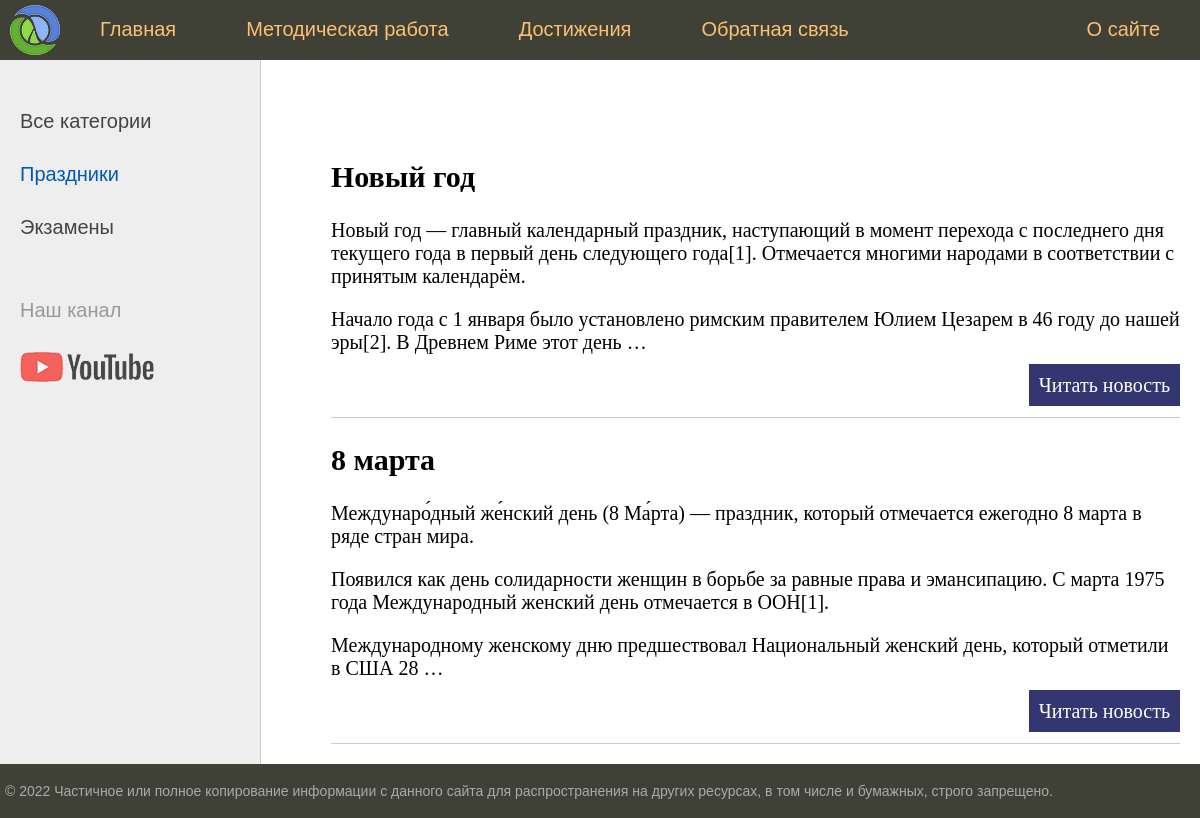
The app's page /category/1/, older data.
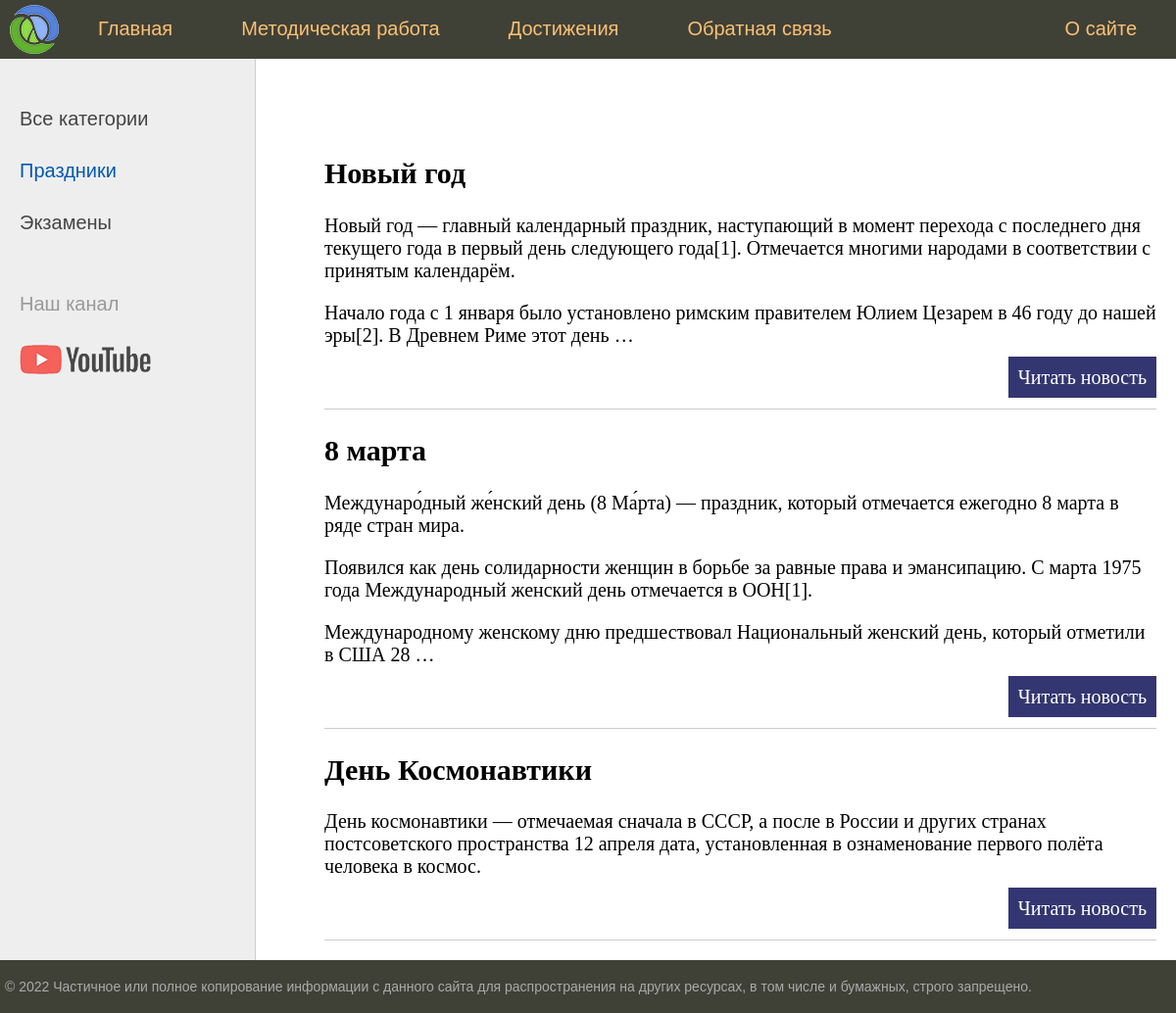
The same page, newer data.
### headapp/models.py (models this page shows, shortened)
class Category(models.Model):
    name = models.CharField(max_length=100, db_index=True, verbose_name="Категория")
    def get_absolute_url(self):
        return reverse('category', kwargs={'cat_id': self.pk})
    class Meta:
        verbose_name = 'Категории'
        verbose_name_plural = 'Категории'
        ordering = ['name']

class News(models.Model):
    title = models.CharField(max_length=255, verbose_name='Заголовок')
    content = models.TextField(blank=True, verbose_name='Содержимое статьи')
    photo = models.ImageField(upload_to="photos/%Y/%m/%d", verbose_name='Фотография')
    time_create = models.DateTimeField(auto_now_add=True, verbose_name='Время создания')
    time_upload = models.DateTimeField(auto_now=True, verbose_name='Изменено')
    is_published = models.BooleanField(default=True, verbose_name='Опубликовано')
    cat = models.ForeignKey('Category', on_delete=models.PROTECT, null=True, verbose_name='Категория')
    def get_absolute_url(self):
        return reverse('posts', kwargs={'post_id': self.pk})
    class Meta:
        verbose_name = 'Новости'
        verbose_name_plural = 'Новости'
        ordering = ['time_create', 'title']

### headapp/views.py (the view)
# urls.py: path('category/<int:cat_id>/', show_category, name='category'),
def show_category(request, cat_id):
    posts = News.objects.filter(cat_id=cat_id)
    if len(posts)==0:
        raise Http404()
    context = {
        'menu': menu,
        'title': 'Главная страница',
        'posts': posts,
        'cat_selected': cat_id,
    }
    return render(request, 'headapp/category.html', context=context)

### headapp/templatetags/headapp_tags.py (called while the page is built)
@register.simple_tag(name="getcats")
def get_categories():
    return Category.objects.all()

### headapp/templates/headapp/category.html (shortened to what this page needs)
{% extends 'headapp/base.html' %}
{% block content %}
<ul class="list-articles">
    {% for p in posts  %}
    <li>
    <h2>{{p.title}}</h2>
    <p>{{ p.content|linebreaks|truncatewords:50 }}</p>
    <p class="link-read-post"> <a href="{{ p.get_absolute_url }}">Читать новость</a> </p>
    </li>
    {% endfor %}
</ul>
{% endblock %}

### headapp/templates/headapp/base.html (shortened to what this page needs)
{% load static %}
{% load headapp_tags %}
<!DOCTYPE html>
<html>
<head>
	<link type="text/css" href="{% static 'headapp/css/styles.css' %}" rel="stylesheet" />
</head>
<body>
<table class="table-page" border=0 cellpadding="0" cellspacing="0">
<tr><td valign=top>
{% block mainmenu %}
		<div class="header">
			<ul id="mainmenu" class="mainmenu">
			<li class="logo"><a href="{% url 'home' %}"><div class="logo"></div></a></li>
{% for m in menu %}
	{% if not forloop.last %}
			<li><a href="{% url m.url_name %}">{{m.title}}</a></li>
	{% else %}
			<li class="last"><a href="{% url m.url_name %}">{{m.title}}</a></li>
	{% endif %}
{% endfor %}
			</ul>
		</div>
{% endblock mainmenu %}
<table class="table-content" border=0 cellpadding="0" cellspacing="0">
<tr>
	<td valign="top" class="left-chapters">
	{% getcats as categories %}
	<ul id="leftchapters">
		{% if cat_selected == 0 %}
			<li class="selected">Все категории</li>
		{% else %}
			<li class="selected"><a href="{% url 'home' %}">Все категории</a> </li>
		{% endif %}
		{% for c in categories %}
			{% if c.pk == cat_selected %}
				<li class="selected">{{ c.name }}</li>
			{% else %}
				<li class="selected"><a href="{{ c.get_absolute_url }}">{{ c.name }}</a> </li>
			{% endif %}
		{% endfor %}
		<li class="share">
		<p>Наш канал</p>
		<a class="share-yt" href="https://www.youtube.com/channel/UClJzWfGWuGJL2t-3dYKcHTA/playlists" target="_blank" rel="nofollow"></a>
		</li>
	</ul>
</td>
<td valign="top" class="content">
	<div class="content-text">
{% block content %}
{% endblock %}
	</div>
</td></tr></table>
</td></tr>
<tr><td valign=top>
	<div id="footer">
		<p>&copy; 2022 Частичное или полное копирование информации с данного сайта для распространения на других ресурсах, в том числе и бумажных, строго запрещено.</p>
	</div>
</td></tr></table>
</body>
</html>

### headapp/static/headapp/css/styles.css (style rules this page uses)
html, body { font-family: 'Arial'; margin: 0; padding: 0; height: 100%; width: 100%; color: #444; }
a { color: #0059b2; text-decoration: none; }
p.link-read-post { text-align: right; }
p.link-read-post a { padding: 10px; min-width: 100px; background: #333671; color: #fff; text-decoration: none; }
ul.list-articles { list-style: none; margin: 0; padding: 0; }
ul.list-articles li { border-bottom: 1px solid #ccc; }
.table-page { width: 100%; height: 100%; vertical-align: top; }
.table-page tr { height: 100%; }
.header { background: #3F4137; height: 60px; }
.logo { background: url('../images/logo.png') no-repeat 10px 5px; width: 70px; height: 60px; }
ul.mainmenu { list-style: none; margin: 0; padding: 0; height: 60px; color: #fdc073; font-size: 20px; overflow: hidden; }
ul.mainmenu li { float: left; margin: 18px 40px 0 30px; }
ul.mainmenu li.logo { margin: 0; }
ul.mainmenu li.last { float: right; }
ul.mainmenu li a { color: #fdc073; text-decoration: none; }
.table-content { width: 100%; min-height: 100%; height: 100%; }
.left-chapters { margin: 0; background: #eee; border-right: 1px solid #ccc; min-height: 100%; }
.left-chapters ul { width: 230px; min-height: 100%; margin: 0; padding: 20px 10px 10px 20px; list-style: none; font-size: 20px; }
.left-chapters ul li { margin: 30px 0 0 0; color: #999; }
.left-chapters ul li.selected { color: #0059b2; }
.left-chapters ul li a { color: #444; text-decoration: none; }
.left-chapters ul li.share { margin: 60px 0 0 0; }
.left-chapters ul li.share p { margin: 30px 0 30px 0; }
.left-chapters ul li.share a { display: inline-block; width: 40px; height: 40px; margin: 0 20px 0 0; }
.left-chapters ul li.share a.share-yt { width: 100%; height: 30px; background: url('../images/share_yt.png') no-repeat 0 0 }
.content { padding: 40px 20px 20px 40px; width: 100%; box-sizing: border-box; }
.content-text { margin: 60px 0 0 30px; color: #000; font-size: 20px; font-family: Yandex Sans Display Light; }
#footer { box-sizing: border-box; background: #3F4137; padding: 5px; color: #aaa; font-size: 14px; font-family: Verdana, Geneva, Arial, Helvetica; text-align: left; overflow: hidden; }

Row changes from the older to the newer data that the page shows:
added News: title "День Космонавтики", content "День космонавтики — отмечаемая сначала в СССР, а после в России и других странах постсоветского пространства 12 апреля дата, установленная в ознаменование первого полёта человека в космос."
